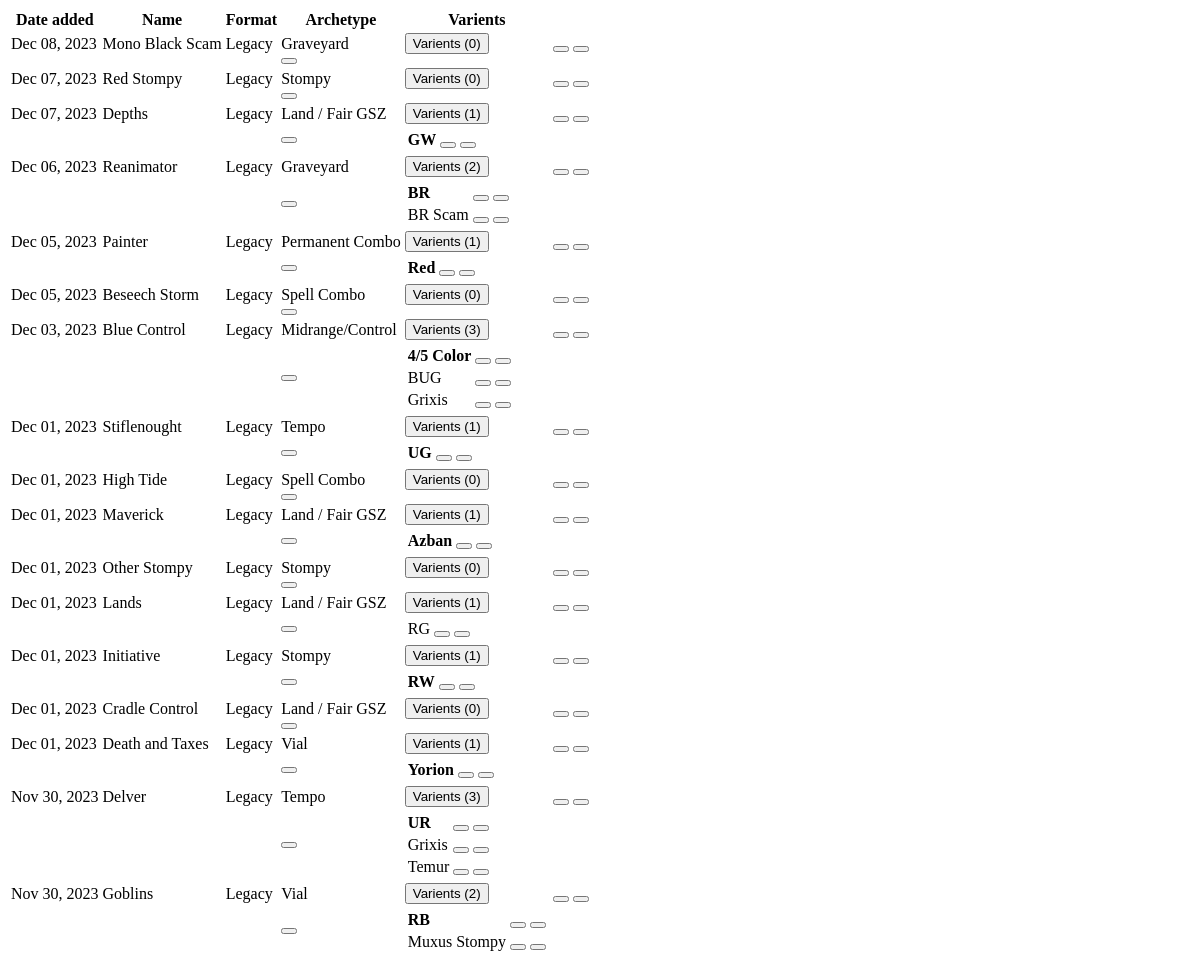
/decks_table, run on an earlier commit of the app's database.
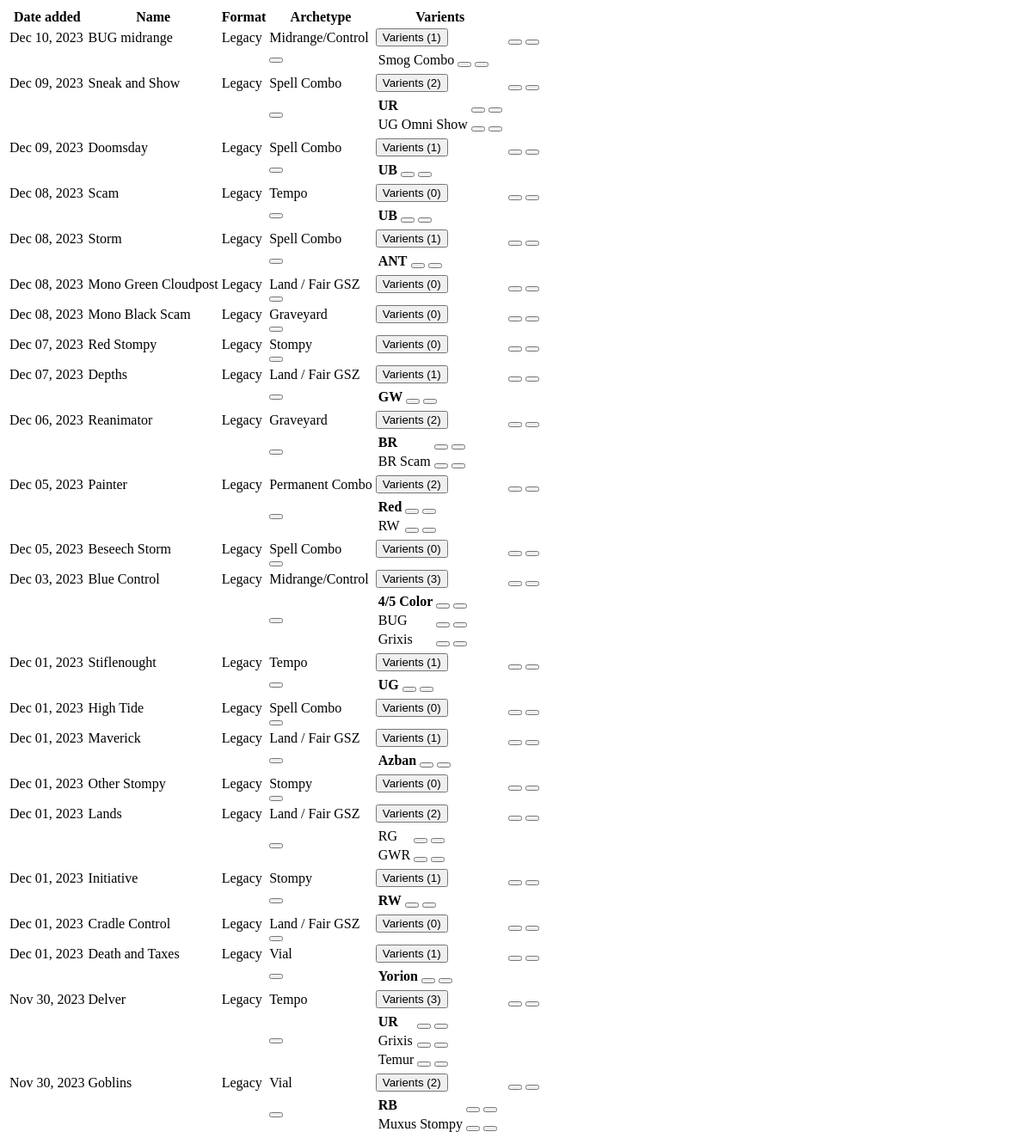
And on a later commit of the database.
### core/models.py (models this page shows, shortened)
class Deck(models.Model):
    name = models.CharField(verbose_name="deck name", max_length=25)
    mtgFormat = models.ForeignKey(MtgFormat, null=True, on_delete=models.CASCADE)
    archetype = models.ForeignKey(Archetype, null=True, on_delete=models.CASCADE)
    dateCreated = models.DateTimeField(default=timezone.now)

class MtgFormat(models.Model):
    name = models.CharField(max_length=200)
    def __str__(self):
        return self.name

class Archetype(models.Model):
    name = models.CharField(verbose_name="Archetype", max_length=40)
    mtgFormat = models.ForeignKey(MtgFormat, null=True, on_delete=models.CASCADE)
    def __str__(self):
        return str(self.name)

class Flavor(models.Model):
    name = models.CharField(max_length=30, default='none')
    deck = models.ForeignKey(Deck, null=True, on_delete=models.CASCADE, related_name="flavors")
    isdefault = models.BooleanField('default', default=False)

### core/views.py (the view)
# urls.py: path('decks_table', views.decks_table, name='decks_table'),
def decks_table(request):
    decks_list = Deck.objects.all().order_by('-dateCreated')
    context = {
        "decks": decks_list
    }
    return render(request, 'core/partials/decks/decks_table.html', context)

### core/templates/core/partials/decks/decks_table.html (shortened to what this page needs)
<table class="table table-hover">
    <thead>
        <th>Date added</th>
        <th>Name</th>
        <th>Format</th>
        <th>Archetype</th>
        <th>Varients</th>
        <th></th>
    </thead>
    <tbody>
        {% for deck in decks %}
            <tr>
                <td>{{ deck.dateCreated|date:"M d, Y" }}</td>
                <td>{{ deck.name }}</td>
                <td>{{ deck.mtgFormat }}</td>
                <td>{{ deck.archetype }}</td>
                <td>
                    <button class="btn btn-primary" type="button" data-bs-toggle="collapse" data-bs-target="#collapse{{deck.id}}">Varients ({{ deck.flavors.count|add:"-1" }})</button>
                </td>
                <td>
                    <button class='btn' hx-get="{% url 'edit_deck' deck.pk %}" hx-target="closest tr" hx-swap="outerHTML"></svg></button>
                    <button class='btn' hx-confirm='Are you Sure?' hx-target="closest tr" hx-swap="outerHTML swap:1s" hx-delete="{% url 'delete_deck' deck.pk %}"></button>
                </td>
            </tr>
            <tr class="collapse" id="collapse{{deck.id}}">
                <td></td>
                <td></td>
                <td></td>
                <td>
                    <button class='btn' hx-get="{% url 'add_varient' deck.pk %}" hx-target="next tbody" hx-swap="afterbegin">
                    </button>
                </td>
                <td>
                    <table class="table">
                        <tbody>
                            {% for flavor in deck.flavors.all %}
                                {% if flavor.name != "none" %}
                                    <tr>
                                        {% if flavor.isdefault %}
                                        <td>
                                            <strong>{{flavor.name}}</strong>
                                        </td>
                                        {% else %}
                                        <td>
                                                {{flavor.name}}
                                        </td>
                                        {% endif %}
                                        <td>
                                            <button class='btn' hx-get="{% url 'edit_flavor' flavor.pk %}" hx-target="closest tr" hx-swap="outerHTML"></button>
                                            <button class='btn' hx-confirm='Are you Sure?' hx-target="closest tr" hx-swap="outerHTML swap:1s" hx-delete="{% url 'delete_flavor' flavor.pk %}"></button>
                                        </td>
                                    </tr>
                                {% endif %}
                            {% endfor %}
                        </tbody>
                    </table>
                </td>
                <td></td>
            </tr>
        {% endfor %}
    </tbody>
</table>

What changed in the data, as far as the page shows it:
added Deck: dateCreated "Dec 10, 2023", name "BUG midrange", mtgFormat "Legacy", archetype "Midrange/Control", flavors.count|add "1"
added Flavor: name "Smog Combo", shown under "Dec 10, 2023"
added Deck: dateCreated "Dec 09, 2023", name "Sneak and Show", mtgFormat "Legacy", archetype "Spell Combo", flavors.count|add "2"
added Flavor: name "UR", shown under "Dec 09, 2023"
added Flavor: name "UG Omni Show", shown under "Dec 09, 2023"
added Deck: dateCreated "Dec 09, 2023", name "Doomsday", mtgFormat "Legacy", archetype "Spell Combo", flavors.count|add "1"
added Flavor: name "UB", shown under "Dec 09, 2023"
added Deck: dateCreated "Dec 08, 2023", name "Scam", mtgFormat "Legacy", archetype "Tempo", flavors.count|add "0"
added Flavor: name "UB", shown under "Dec 08, 2023"
added Deck: dateCreated "Dec 08, 2023", name "Storm", mtgFormat "Legacy", archetype "Spell Combo", flavors.count|add "1"
added Flavor: name "ANT", shown under "Dec 08, 2023"
added Deck: dateCreated "Dec 08, 2023", name "Mono Green Cloudpost", mtgFormat "Legacy", archetype "Land / Fair GSZ", flavors.count|add "0"
computed for Deck "Painter": flavors.count|add "1" → "2"
added Flavor: name "RW", shown under Deck "Painter"
computed for Deck "Lands": flavors.count|add "1" → "2"
added Flavor: name "GWR", shown under Deck "Lands"
